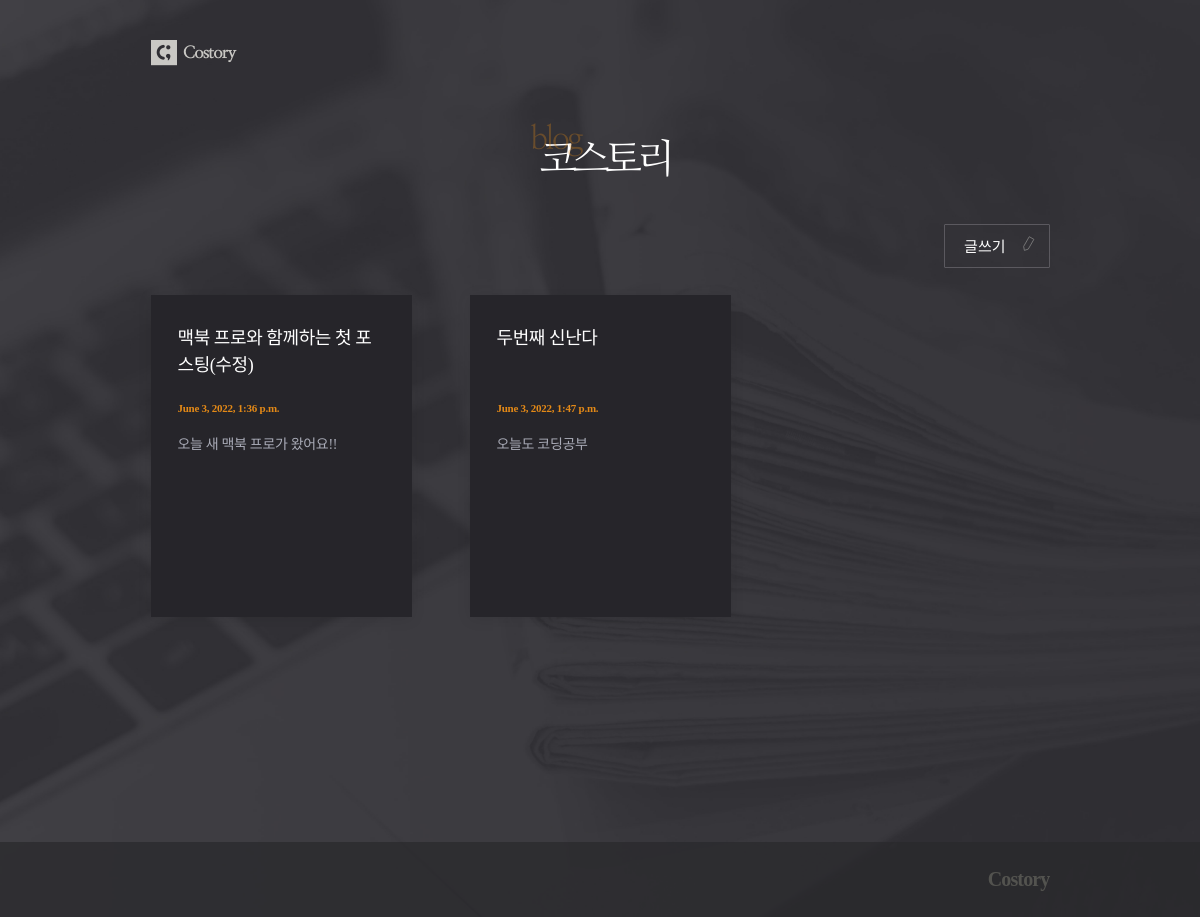
The app's page /posts/, older data.
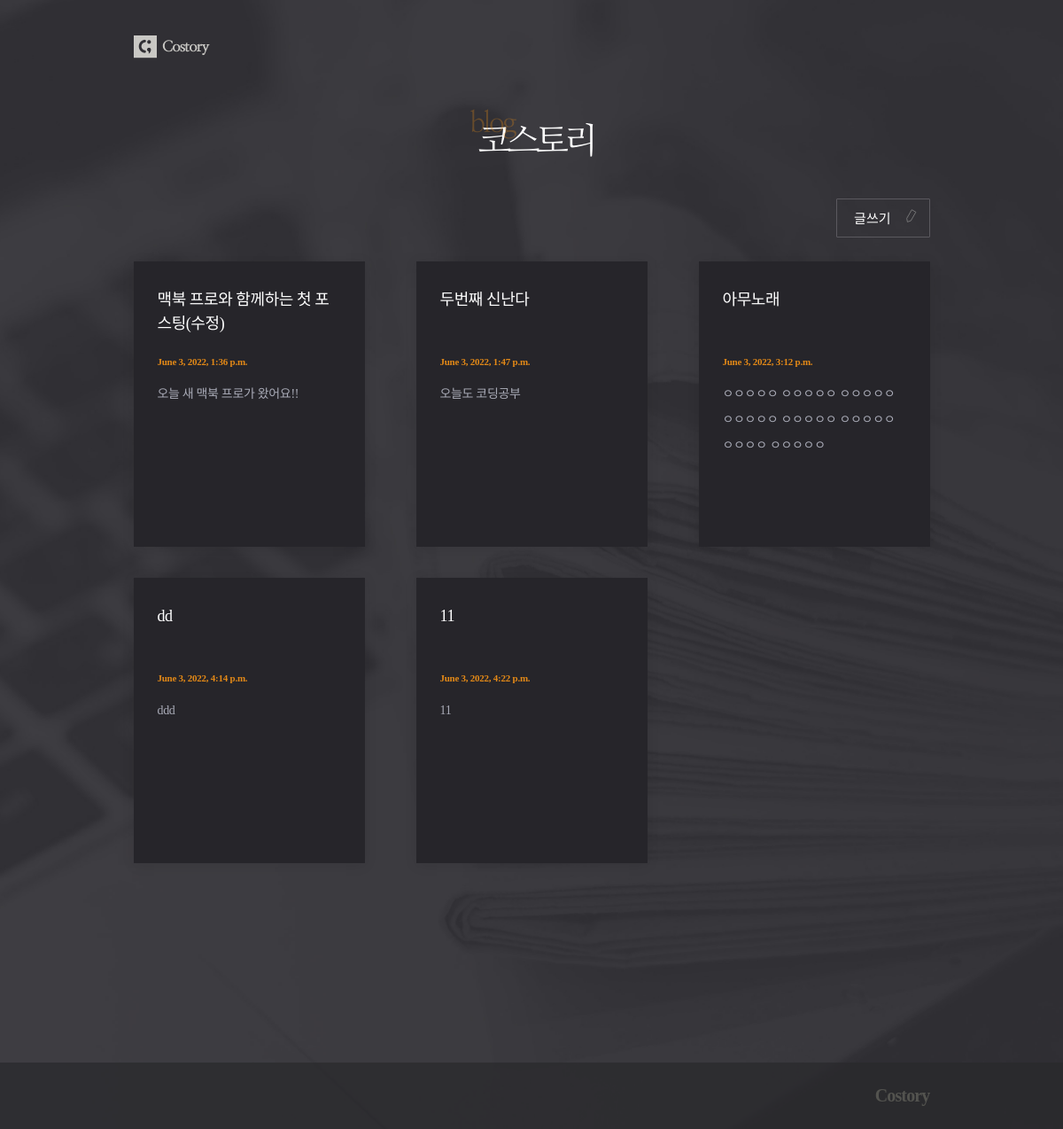
The same page, newer data.
### posts/models.py (models this page shows, shortened)
class Post(models.Model):
    title = models.CharField(max_length=50, unique=True, error_messages={
                             'unique': '이미 있는 제목입니다!'})
    content = models.TextField(
        validators=[MinLengthValidator(10, '너무 짧아요! 10자 이상 적어주세요!'), validate_symbols])
    dt_created = models.DateTimeField(
        verbose_name="Date Created", auto_now_add=True)
    dt_modified = models.DateTimeField(
        verbose_name="Date Modified", auto_now=True)

### posts/views.py (the view)
# urls.py: path('posts/', views.post_list, name='post-list'),
def post_list(request):
    posts = Post.objects.all()
    context = {"posts": posts}
    return render(request, 'posts/post_list.html', context)

### posts/templates/posts/post_list.html
{% extends './base.html'%} {% load static%} {% block css %}
<link rel="stylesheet" href="{% static 'posts/css/post_list.css' %}" />
{% endblock css %} {% block logo_text %}
<div id="header">
  <div class="container">
    <h1><img src="{% static 'posts/images/headertxt.png' %}" /></h1>
  </div>
</div>
{% endblock logo_text %} {% block content %}
<div class="btn_post">
  <a href="{% url 'post-create'%}">글쓰기</a>
</div>
<div class="post_container">
  {% for post in posts %}
  <div class="post">
    <a href="{% url 'post-detail' post.id %}">
      <h2 class="title">{{post.title}}</h2>
      <p class="date">{{post.dt_created}}</p>
      <p class="text">{{post.content|slice:":100"}}</p>
    </a>
  </div>
  {% endfor %}
</div>
{% endblock content %}

### posts/templates/posts/base.html (shortened to what this page needs)
{% load static %}
<!DOCTYPE html>
<html lang="en">
  <head>
    {% block css %} {% endblock css %}
  </head>
  <body>
    <div id="warp">
      <div id="header">
        <div id="nav">
          <div class="logo">
            <a href="{% url 'post-list' %}"
              ><img src="{% static 'posts/images/logo.png' %}"
            /></a>
          </div>
        </div>
      </div>
      {% block logo_text %} {% endblock logo_text %}
      <div id="content">
        <div class="container">{% block content %} {% endblock content %}</div>
      </div>
      <div id="footer">
        <div class="footer">
          <p>Costory</p>
        </div>
      </div>
    </div>
  </body>
</html>

### posts/static/posts/css/post_list.css (style rules this page uses)
h1,h2,h3,p,a,ul,li { margin: 0; padding: 0; font-family : 'NanumMyeongjo'; font-weight: 200; list-style: none; text-decoration: none; outline: none; color: black; }
html { position: relative; min-height: 100%; margin: 0; }
body { min-height: 100%; margin: 0; padding: 0; background: url(../images/bg.jpg) no-repeat center top/cover; -webkit-font-smoothing: antialiased; -moz-osx-font-smoothing: auto; }
img { margin: 0; padding: 0; border: 0; }
#nav { height: 60px; }
#header { margin: 23px 0 39px; }
#content { margin-bottom: 300px; }
#footer { position: absolute; left: 0; bottom: 0; width: 100%; height: 75px; background: rgba(41, 41, 44, 0.7); }
.container { width: 899px; margin: 0 auto; }
.logo { width: 65%; min-width: 899px; margin: 0 auto; padding-top: 17px; }
.logo img { width: 88px; }
h1 { text-align: center; }
h1 img { width: 139px; }
.btn_post { text-align: right; }
.btn_post a { display: inline-block; margin-bottom: 27px; padding: 10px 43px 11px 19px; font-size: 15px; color: #fff; border: 1px solid #5b595f; border-radius: 1px; background: url(../images/pen.svg)no-repeat 75px 11px/16px; }
.post_container { display: grid; margin-bottom: 35px; grid-template-columns: repeat(3,1fr); grid-auto-rows: minmax(322px, auto); grid-column-gap: 58px; grid-row-gap: 35px; }
.post { background: #26252a; padding: 30px 29px 40px 27px; box-shadow: 0 2px 14px 0 rgba(0, 0, 0, 0.09); }
.post h2 { height: 54px; font-size: 18px; color: #fff; line-height: 1.5; letter-spacing: -0.42px; overflow: hidden; text-overflow: ellipsis; display: -webkit-box; -webkit-line-clamp: 2; -webkit-box-orient: vertical; word-wrap:break-word; }
.post .date { margin: 23px 0 17px; font-size: 11px; font-weight: bold; color: #e38917; letter-spacing: -0.25px; }
.post .text { font-size: 14px; color: #a9abb7; line-height: 2.07; letter-spacing: -0.32px; overflow: hidden; text-overflow: ellipsis; display: -webkit-box; -webkit-line-clamp: 5; -webkit-box-orient: vertical; word-wrap:break-word; }
.footer { width: 65%; min-width: 899px; margin: 0 auto; }
.footer p { text-align: right; font-size: 20px; line-height: 75px; font-weight: 800; letter-spacing: -0.85px; color: #53534f; }

Row changes from the older to the newer data that the page shows:
added Post: title "아무노래", dt_created "June 3, 2022, 3:12 p.m.", content "ㅇㅇㅇㅇㅇ ㅇㅇㅇㅇㅇ ㅇㅇㅇㅇㅇ ㅇㅇㅇㅇㅇ ㅇㅇㅇㅇㅇ ㅇㅇㅇㅇㅇ ㅇㅇㅇㅇ ㅇㅇㅇㅇㅇ"
added Post: title "dd", dt_created "June 3, 2022, 4:14 p.m.", content "ddd"
added Post: title "11", dt_created "June 3, 2022, 4:22 p.m.", content "11"
